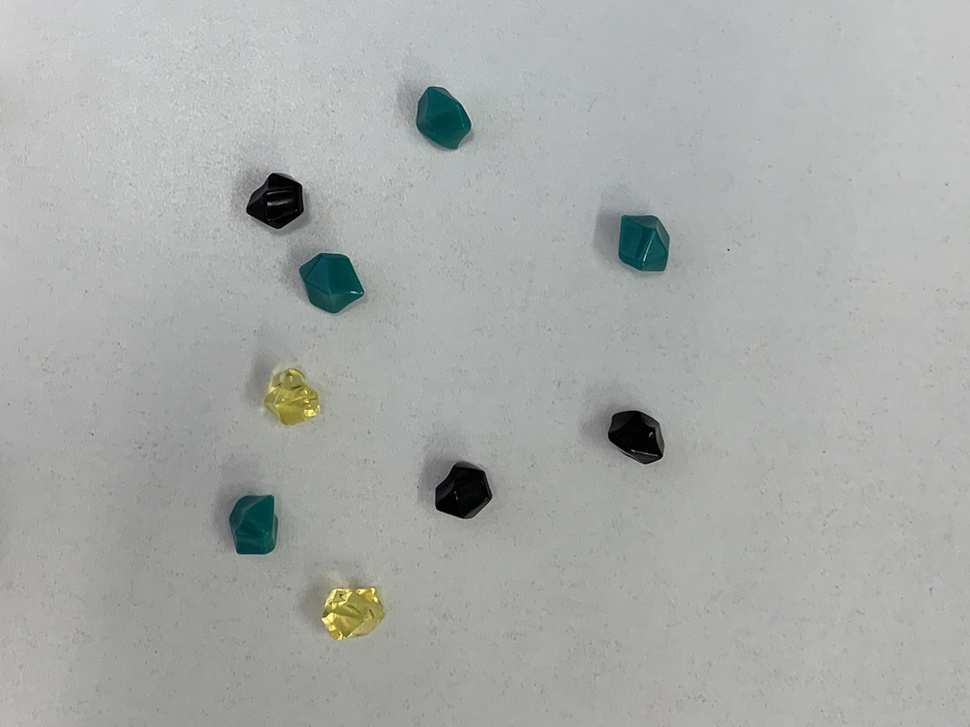
//> input picture 14_2023-07-19/prg/05_gem_hsv/gem1.jpg, 970 x 727 px, shrunk from 2016 x 1512 before the run
$ ./gem_hsv   (built with g++ and OpenCV 4)
//> lines starting //> are read from the running program, lines starting //| are printed output that depends on the picture; after the words box and inside, x2 and y2 are one past the last pixel; in counts of white or black regions, pixels touching at a corner belong together
//
//  gem_hsv.cpp
//
//
//  Created by Masashi Morimoto on 2023/07/06.
//

#include <iostream>
#include <opencv2/opencv.hpp>
#define FILE_NAME "../gem1.jpg"

#define HUE_MIN (20) // Hの最小値
#define HUE_MAX (60) // Hの最大値
#define SAT_MIN (100) // Sの最小値
#define SAT_MAX (200) // Sの最小値
#define MAX_VAL (255)
//ウィンドウ名
#define WINDOW_NAME_INPUT "input"
#define WINDOW_NAME_OUTPUT "output"

int main(int argc, const char * argv[]) {
    //変数の宣言
    int x, y;    //走査用
    cv::Vec3b p; //色値(HSV)
    cv::Mat src_img, hsv_img, dst_img; //入力画像，HSV画像，出力画像

    // 1. 画像を入力
    src_img = cv::imread(FILE_NAME, cv::IMREAD_COLOR);
//> src_img is the input picture: 727 rows x 970 cols, CV_8UC3; mean B, G, R 169.3, 171.1, 168.9
    if (src_img.empty()) { //入力失敗の場合
        fprintf(stderr, "Cannot read image file: %s.\n", FILE_NAME);
        return (-1);
    }
    // 2. 出力二値画像の領域を確保（初期値ゼロ：黒）
    dst_img = cv::Mat::zeros(src_img.size(), CV_8UC1);

    // 3. 色変換 (BGR → HSV)
    cv::cvtColor(src_img, hsv_img, cv::COLOR_BGR2HSV);
//> hsv_img: 727 rows x 970 cols, CV_8UC3; mean H, S, V 56.1, 8.5, 171.5

    // 4. しきい値処理
    for (y=0; y<hsv_img.rows; y++) {
        for (x=0; x<hsv_img.cols; x++) {
            p = hsv_img.at<cv::Vec3b>(y, x); //HSV値を取得
            if ((HUE_MIN <= p[0]) && (p[0] <= HUE_MAX) && (SAT_MIN <= p[1]) && (p[1] <= SAT_MAX)) {
                dst_img.at<uchar>(y, x) = MAX_VAL; //白
            }
        }
    }
//> this loop made 727 passes
//> p on passes 1 to 3: [0, 0, 197], [0, 0, 197], [0, 0, 198]
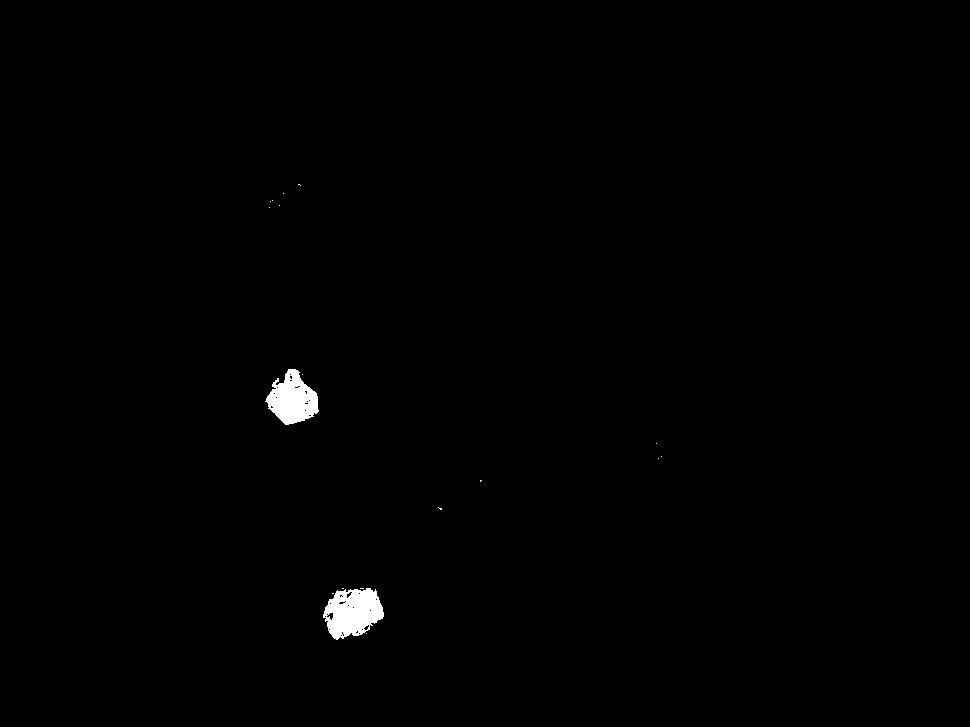
//> dst_img: 727 rows x 970 cols, CV_8UC1; 0.58% white; 18 white regions (16 under 20 px), largest, box (x1, y1, x2, y2) and area: (323, 588, 384, 640) 2179, (265, 369, 319, 425) 1868
//> after the loop, p = [30, 3, 165]

    // 5. 表示
    cv::imshow(WINDOW_NAME_INPUT, src_img);
    cv::imshow(WINDOW_NAME_OUTPUT, dst_img);
    cv::waitKey(); //キー入力待ち (止める)

    return 0;
}
